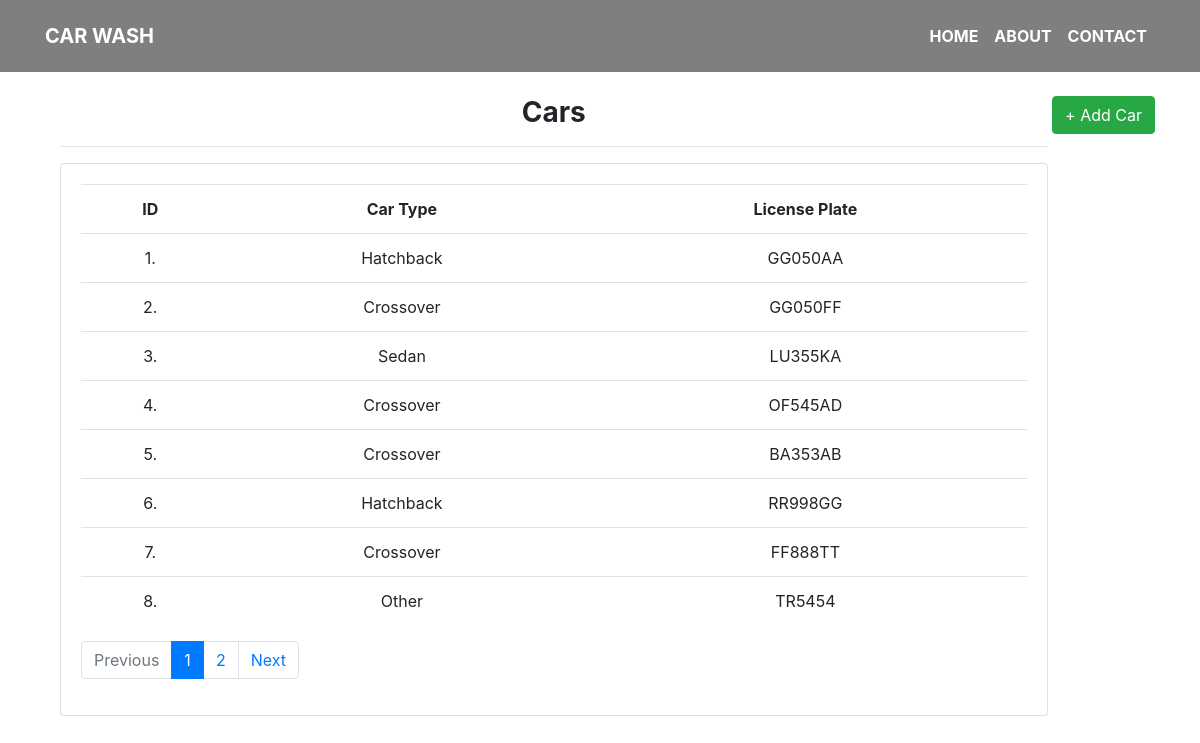
Screenshot of /cars/ with the database file from the repository.
### car_wash/models.py (models this page shows, shortened)
class Car(models.Model):
    car_type = models.ForeignKey(CarType, on_delete=models.SET_NULL, null=True)
    license_plate = models.CharField(max_length=30, null=False)

class CarType(models.Model):
    name = models.CharField(max_length=50, verbose_name=_('Car-Type'), unique=True)
    price = models.DecimalField(max_digits=4, decimal_places=2)
    def __str__(self):
        return self.name

### car_wash/views.py (the view)
# urls.py: path('cars/', cars_list, name='cars_list'),
def cars_list(request):
    cars = Car.objects.all()
    p = Paginator(cars, 8)
    page_num = request.GET.get('page', 1)
    try:
        page = p.page(page_num)
    except EmptyPage:
        page = p.page(1)
    if page.has_next():
        next_url = f'?page={page.next_page_number()}'
    else:
        next_url = ''
    if page.has_previous():
        prev_url = f'?page={page.previous_page_number()}'
    else:
        prev_url = ''
    return render(request, 'cars.html',
                  {
                      'cars': page,
                      'next_page_url': next_url,
                      'prev_page_url': prev_url
                  })

### car_wash/templates/cars.html
{% extends 'base.html' %}
{% block body %}
{% load static %}
    <br>
    <br>
    <br>
    <br>
<a style='display:inline' class="btn btn-success float-right" href="{% url 'car_wash:add_car' %}" >+ Add Car</a>
<div class="col-md-11">
		<h3><strong>Cars</strong></h3>
		<hr>
		<div class="card card-body">
            <table class="table">
				<tr>
                    <th>ID</th>
                    <th>Car Type</th>
					<th>License Plate</th>
				</tr>
				{% for car in cars %}
					<tr>
                        <td>{{ car.pk }}.</td>
						<td>{{ car.car_type }}</td>
                        <td>{{ car.license_plate }}</td>
					</tr>
				{% endfor %}
			</table>
            <nav aria-label="...">
              <ul class="pagination">
                <li class="page-item {% if not prev_page_url %} disabled {% endif %}">
                        <a class="page-link" href="{{ prev_page_url }}" tabindex="-1">Previous</a>
                </li>
                  {% for i in cars.paginator.page_range %}
                      {% if cars.number == i %}
                          <li class="page-item active">
                            <a class="page-link" href="?page={{ i }}">{{ i }}<span class="sr-only">(current)</span></a>
                          </li>
                      {% elif i > cars.number|add:-3 and i < cars.number|add:3 %}
                          <li class="page-item">
                              <a class="page-link" href="?page={{ i }}">{{ i }}</a>
                          </li>
                      {% endif %}
                  {% endfor %}
                <li class="page-item {% if not next_page_url %} disabled {% endif %}">
                        <a class="page-link" href="{{ next_page_url }}">Next</a>
                </li>
              </ul>
            </nav>
		</div>
	</div>
{% endblock body %}

### static/css/main.css (style rules this page uses)
div { text-align: center; }
body { background-image: url('/static/images/background.jpg'); background-repeat: no-repeat; background-size: 1500px 750px; }

### rows the page displays
Car: pk "1", car_type "Hatchback", license_plate "GG050AA"
Car: pk "2", car_type "Crossover", license_plate "GG050FF"
Car: pk "3", car_type "Sedan", license_plate "LU355KA"
Car: pk "4", car_type "Crossover", license_plate "OF545AD"
Car: pk "5", car_type "Crossover", license_plate "BA353AB"
Car: pk "6", car_type "Hatchback", license_plate "RR998GG"
Car: pk "7", car_type "Crossover", license_plate "FF888TT"
Car: pk "8", car_type "Other", license_plate "TR5454"

### other values shown
{{ i }} "1"
{{ i }} "2"
